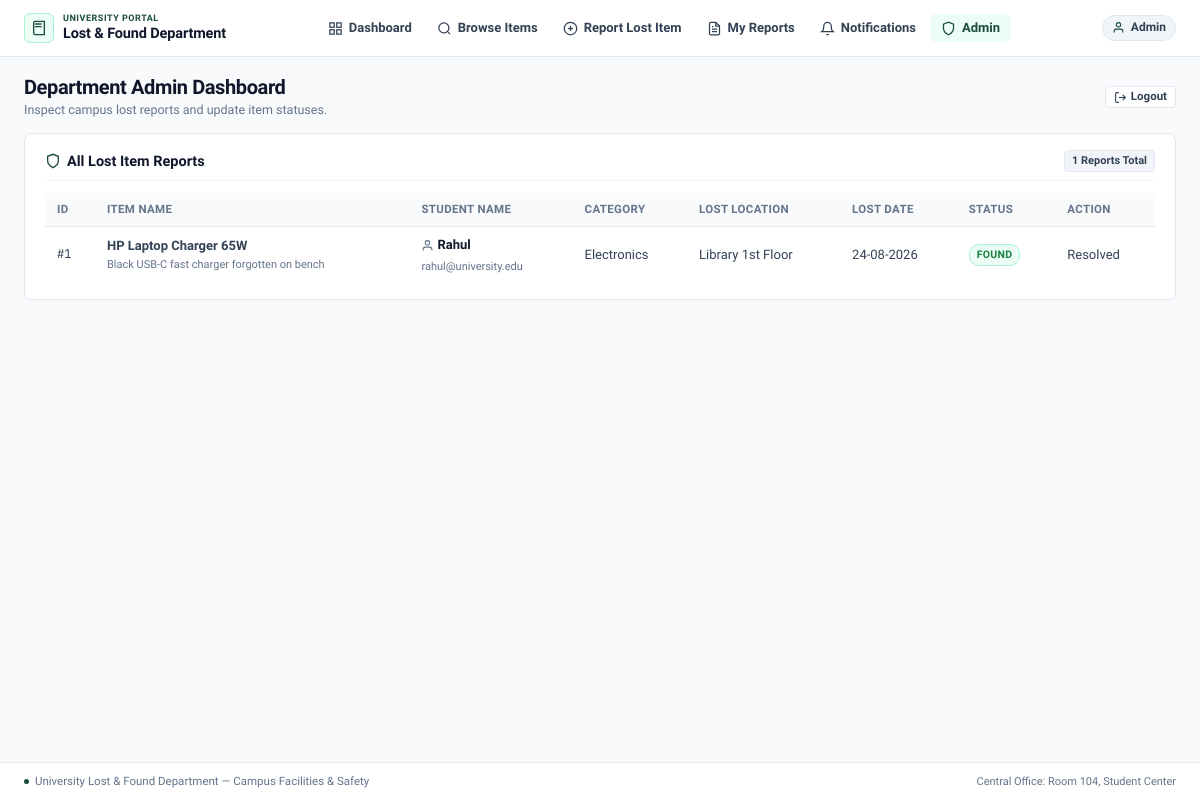
Page /admin (signed in) on the earlier database version.
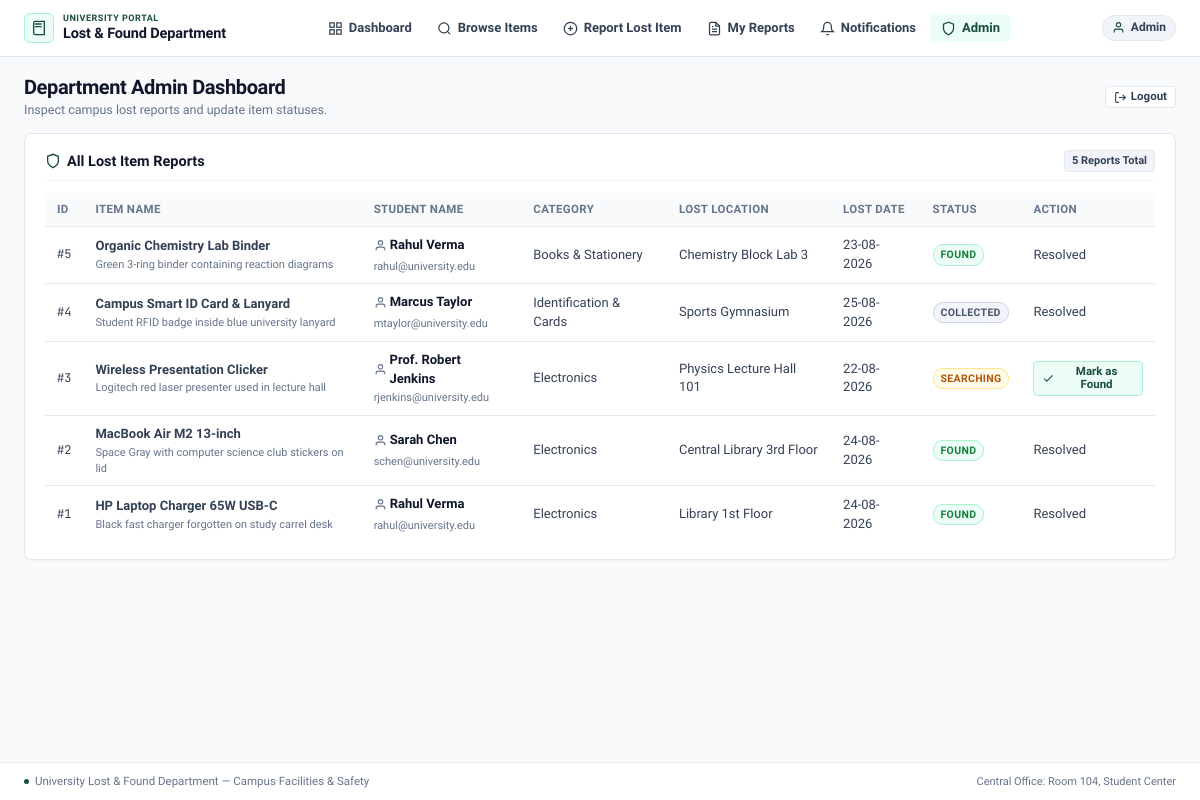
Same page on the later database version.
### tables this page shows
CREATE TABLE lost_items (
    lost_item_id INTEGER PRIMARY KEY AUTOINCREMENT,
    user_id INTEGER NOT NULL,
    item_name TEXT NOT NULL,
    category TEXT,
    description TEXT,
    lost_location TEXT,
    lost_date TEXT,
    status TEXT NOT NULL DEFAULT 'SEARCHING' CHECK(status IN ('SEARCHING', 'FOUND', 'COLLECTED')),
    created_at TEXT DEFAULT CURRENT_TIMESTAMP,
    FOREIGN KEY(user_id) REFERENCES users(user_id) ON DELETE CASCADE
);

CREATE TABLE users (
    user_id INTEGER PRIMARY KEY AUTOINCREMENT,
    name TEXT NOT NULL,
    email TEXT UNIQUE NOT NULL,
    role TEXT NOT NULL CHECK(role IN ('student', 'faculty', 'admin'))
);

### backend/app/routes/lost_found_routes.py (the view)
@routes_bp.route("/admin")
@admin_required
def admin():
    reports = LostFoundService.get_admin_reports()
    return render_template("admin.html", reports=reports, active_page="admin")

### backend/app/repositories/lost_found_repo.py (called while the page is built)
    @staticmethod
    def get_all_lost_reports_with_user() -> List[Dict[str, Any]]:
        with get_db_connection() as conn:
            rows = conn.execute("""
                SELECT
                    l.lost_item_id,
                    l.item_name,
                    l.category,
                    l.description,
                    l.lost_location,
                    l.lost_date,
                    l.status,
                    l.created_at,
                    u.user_id,
                    u.name AS student_name,
                    u.email AS student_email,
                    u.role AS user_role
                FROM lost_items l
                JOIN users u ON l.user_id = u.user_id
                ORDER BY l.lost_item_id DESC;
            """).fetchall()
            return [dict(row) for row in rows]

    @staticmethod
    def get_unread_notification_count(user_id: int) -> int:
        with get_db_connection() as conn:
            count = conn.execute("""
                SELECT COUNT(*) FROM notifications
                WHERE user_id = ? AND is_read = 0;
            """, (user_id,)).fetchone()[0]
            return int(count)

### frontend/templates/admin.html (shortened to what the changed rows need)
{% extends "base.html" %}
{% block content %}
<div class="page-header">
    <div>
        <h1 class="page-title">Department Admin Dashboard</h1>
    </div>
</div>
<div class="card">
    <div class="card-header">
        <div class="header-with-icon">
            <svg class="svg-header" viewBox="0 0 24 24" fill="none" stroke="currentColor" stroke-width="2">
                <path d="M12 22s8-4 8-10V5l-8-3-8 3v7c0 6 8 10 8 10z"/>
            </svg>
            <h2 class="card-title">All Lost Item Reports</h2>
        </div>
        <span class="badge badge-neutral">{{ reports|length }} Reports Total</span>
    </div>
    <div class="table-container">
        <table class="app-table">
            <thead>
                <tr>
                    <th>ID</th>
                    <th>Item Name</th>
                    <th>Student Name</th>
                    <th>Category</th>
                    <th>Lost Location</th>
                    <th>Lost Date</th>
                    <th>Status</th>
                    <th>Action</th>
                </tr>
            </thead>
            <tbody>
                {% if reports %}
                    {% for item in reports %}
                    <tr>
                        <td class="text-mono">#{{ item.lost_item_id }}</td>
                        <td>
                            <strong>{{ item.item_name }}</strong>
                            {% if item.description %}
                                <div class="table-subtext">{{ item.description }}</div>
                            {% endif %}
                        </td>
                        <td>
                            <span class="user-chip">
                                <svg class="svg-inline" viewBox="0 0 24 24" fill="none" stroke="currentColor" stroke-width="2">
                                    <path d="M20 21v-2a4 4 0 0 0-4-4H8a4 4 0 0 0-4 4v2"/>
                                    <circle cx="12" cy="7" r="4"/>
                                </svg>
                                {{ item.student_name }}
                            </span>
                            <div class="table-subtext">{{ item.student_email }}</div>
                        </td>
                        <td>{{ item.category or 'General' }}</td>
                        <td>{{ item.lost_location }}</td>
                        <td>{{ item.lost_date }}</td>
                        <td>
                            <span class="status-badge status-{{ item.status|lower }}">{{ item.status }}</span>
                        </td>
                        <td>
                            {% if item.status == 'SEARCHING' %}
                                <form action="{{ url_for('routes.mark_found', lost_item_id=item.lost_item_id) }}" method="POST" style="display:inline;">
                                    <button type="submit" class="btn btn-action btn-sm">
                                        <svg class="svg-btn-sm" viewBox="0 0 24 24" fill="none" stroke="currentColor" stroke-width="2">
                                            <polyline points="20 6 9 17 4 12"/>
                                        </svg>
                                        Mark as Found
                                    </button>
                                </form>
                            {% else %}
                                <span class="text-muted text-sm">Resolved</span>
                            {% endif %}
                        </td>
                    </tr>
                    {% endfor %}
                {% else %}
                    <tr>
                        <td colspan="8" class="table-empty">No lost item reports recorded.</td>
                    </tr>
                {% endif %}
            </tbody>
        </table>
    </div>
</div>
{% endblock %}

Differences in the rows shown:
added lost_items: lost_item_id "5", item_name "Organic Chemistry Lab Binder", description "Green 3-ring binder containing reaction diagrams", student_name "Rahul Verma", student_email "rahul@university.edu", category "Books & Stationery", lost_location "Chemistry Block Lab 3", lost_date "23-08-2026", status "FOUND", shows "Resolved"
added lost_items: lost_item_id "4", item_name "Campus Smart ID Card & Lanyard", description "Student RFID badge inside blue university lanyard", student_name "Marcus Taylor", student_email "mtaylor@university.edu", category "Identification & Cards", lost_location "Sports Gymnasium", lost_date "25-08-2026", status "COLLECTED", shows "Resolved"
added lost_items: lost_item_id "3", item_name "Wireless Presentation Clicker", description "Logitech red laser presenter used in lecture hall", student_name "Prof. Robert Jenkins", student_email "rjenkins@university.edu", category "Electronics", lost_location "Physics Lecture Hall 101", lost_date "22-08-2026", status "SEARCHING"
added lost_items: lost_item_id "2", item_name "MacBook Air M2 13-inch", description "Space Gray with computer science club stickers on lid", student_name "Sarah Chen", student_email "schen@university.edu", category "Electronics", lost_location "Central Library 3rd Floor", lost_date "24-08-2026", status "FOUND", shows "Resolved"
changed lost_items "Library 1st Floor": item_name "HP Laptop Charger 65W" → "HP Laptop Charger 65W USB-C"; description "Black USB-C fast charger forgotten on bench" → "Black fast charger forgotten on study carrel desk"; student_name "Rahul" → "Rahul Verma"
Other differences:
{{ reports|length }}: "1" → "5"
